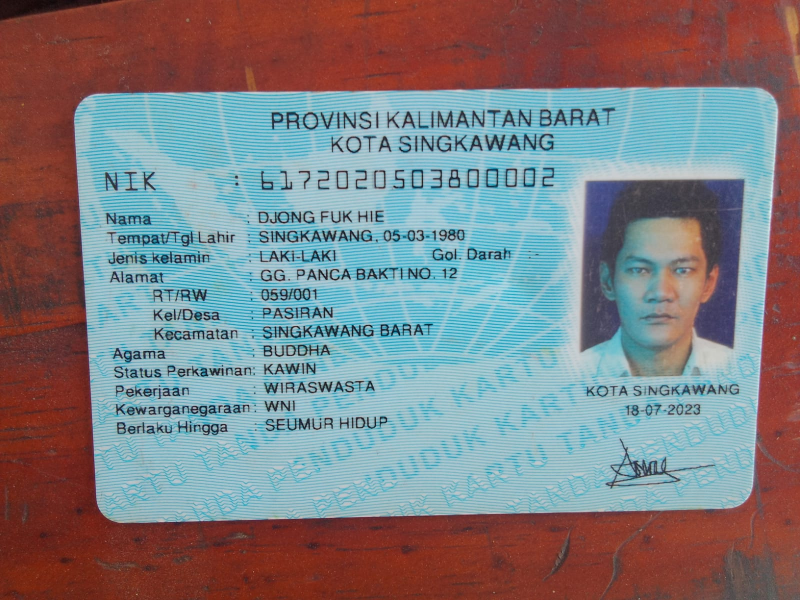
#> input picture input/WhatsApp Image 2026-09-16 at 16.24.58.jpeg, 1600 x 1200 px (shown at 1/2 size); its folder holds only this picture in this run
$ python -i pr99_region_guided.py   (imports and definitions only)
#> lines starting #> are read from the running program, lines starting #| are printed output that depends on the picture; after the words box and inside, x2 and y2 are one past the last pixel; in counts of white or black regions, pixels touching at a corner belong together
#> further down, picture is the input picture: shape (1200, 1600, 3); mean B, G, R 129.5, 125.8, 126.8
#> in discover_boundaries, `h,w=image.shape[:2]`: h = 1200; w = 1600
#> in discover_boundaries, `scale=min(1.,max_longest/max(h,w))`: scale = 0.6
#> in discover_boundaries, `sw,sh=max(2,round(w*scale)),max(2,round(h*scale))`: sw = 960; sh = 720
#> in discover_boundaries, `small=cv2.resize(image,(sw,sh),interpolation=cv2.INTER_AREA) if scale<..`:
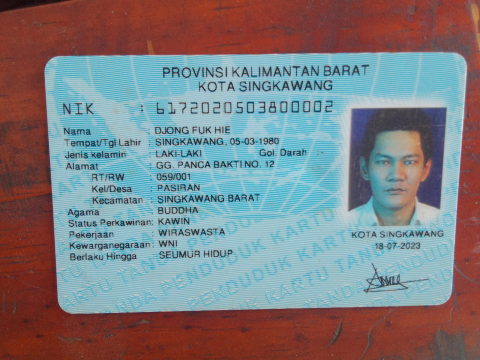
#> small: shape (720, 960, 3) (shown at 1/2 size); mean of channels 0, 1, 2 129.5, 125.8, 126.8; drawn as B, G, R
#> in discover_boundaries, `lab=cv2.GaussianBlur(cv2.cvtColor(small,cv2.COLOR_BGR2LAB),(3,3),0)`:
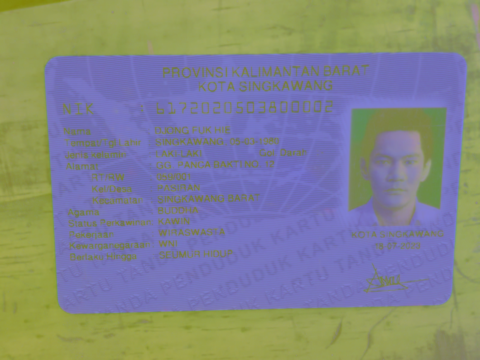
#> lab: shape (720, 960, 3) (shown at 1/2 size); mean of channels 0, 1, 2 137.1, 133.1, 129.7; drawn as B, G, R
### autodocscanner/core/pr93_independent_boundary.py
"""PR9.3 full-image Lab line hypotheses; independent of all parent detectors.

Line segments across different channels and gaps can describe the same side.
Reconstruct possible document boundaries from intersections, then measure
persistent region transitions (PR9.2) on the joined quad. No GT, V2, OCR,
network or file writes. A supported rectangle is not proof of a document.
"""
from __future__ import annotations

import itertools
import math
import cv2
import numpy as np
from autodocscanner.core.pr92_boundary_recovery import inspect_geometry, _measure


def _image_ok(image):
    return (isinstance(image, np.ndarray) and image.dtype == np.uint8 and
            image.ndim == 3 and image.shape[2] == 3 and min(image.shape[:2]) >= 75)


def _angle(u, v):
    return math.acos(float(np.clip(abs(u @ v), 0., 1.)))


def _order(q):
    q = np.asarray(q, dtype=np.float64)
    c = q.mean(axis=0)
    return q[np.argsort(np.arctan2(q[:, 1]-c[1], q[:, 0]-c[0]))]


def _distance(a, b, diag):
    return min(float(np.linalg.norm(a-np.roll(b, k, axis=0), axis=1).mean())
               for k in range(4))/diag


def _line(segments):
    # Weight each segment by its length via sampling, not channel count.
    pts = np.concatenate([np.linspace(a, b, max(2, min(20, int(np.linalg.norm(b-a)/8))))
                          for a, b in segments]).astype(np.float32)
    vx, vy, x, y = cv2.fitLine(pts, cv2.DIST_L2, 0, .01, .01).reshape(-1)
    u = np.array([vx, vy], dtype=float)
    u /= np.linalg.norm(u)
    p = np.array([x, y], dtype=float)
    intervals = sorted(tuple(sorted(((a-p) @ u, (b-p) @ u))) for a, b in segments)
    merged = []
    for lo, hi in intervals:
        if merged and lo <= merged[-1][1]:
            merged[-1][1] = max(merged[-1][1], hi)
        else:
            merged.append([lo, hi])
    return {'p': p, 'u': u, 'intervals': merged,
            'length': sum(b-a for a,b in merged), 'segments': segments}


def _segments(lab):
    h,w = lab.shape[:2]
    minlen = max(12., .09*min(h,w))
    lsd = cv2.createLineSegmentDetector(cv2.LSD_REFINE_STD)
    raw=[]
    for i in range(3):
        channel = np.ascontiguousarray(lab[:,:,i])
        detected = lsd.detect(channel)[0]
        if detected is None:
            continue
        for coords in detected.reshape(-1,4):
            a,b=coords[:2].astype(float),coords[2:].astype(float)
            length=float(np.linalg.norm(b-a))
            if length>=minlen:
                raw.append((length,a,b))
#> this loop made 3 passes
#> pass 1, in _segments, `channel = np.ascontiguousarray(lab[:,:,i])`:
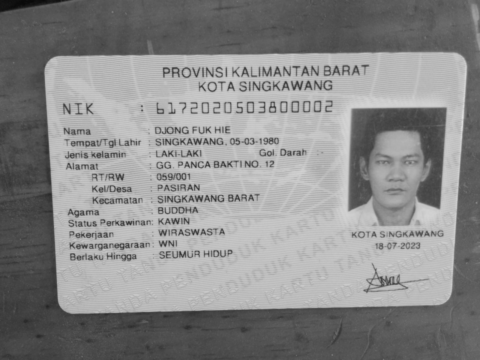
#> channel: shape (720, 960) (shown at 1/2 size); min 8, max 229, mean 137.1
#> pass 2, in _segments, `channel = np.ascontiguousarray(lab[:,:,i])`:
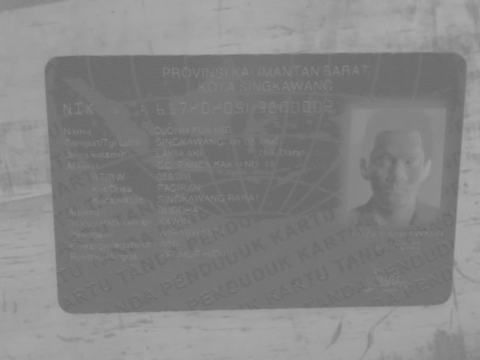
#> channel: shape (720, 960) (shown at 1/2 size); min 102, max 171, mean 133.1
#> after the loop, raw = 34 items
    raw.sort(key=lambda r:-r[0])
    lines=[]
    tolerance=max(1.8,.004*min(h,w))
    for length,a,b in raw[:180]:
        u=(b-a)/length
        matches=[]
        for idx,line in enumerate(lines):
            n=np.array([-line['u'][1],line['u'][0]])
            deviation=max(abs((a-line['p'])@n),abs((b-line['p'])@n))
            if _angle(u,line['u'])<=math.radians(6) and deviation<=tolerance:
                matches.append((deviation,idx))
        if matches:
            _,idx=min(matches)
            if len(lines[idx]['segments'])<24:
                lines[idx]=_line(lines[idx]['segments']+[(a,b)])
        elif len(lines)<60:
            lines.append(_line([(a,b)]))
#> this loop made 34 passes
#> (length, a, b, idx) on passes 3, 5, 7, 8, 11, 13: (408.9, [468.1, 619], [876.9, 609.8], 1), (310.1, [264.4, 110.5], [574.4, 106.9], 0), (273, [115, 593.2], [100, 320.5], 2), (208.2, [907.7, 504.4], [922.2, 296.7], 3), (192.5, [304.4, 109.4], [111.9, 111.6], 0), (187.9, [99.23, 319.5], [87.73, 131.9], 2)
#> after the loop, lines = 10 items
    lines.sort(key=lambda l:-l['length'])
    # Limit combinations while keeping orientation diversity via round robin.
    buckets=[[] for _ in range(12)]
#> buckets = [[], [], [], [], [], [], [], [], [], [], [], []]
    for line in lines:
        angle=math.atan2(line['u'][1],line['u'][0])%math.pi
        buckets[min(11,int(angle/math.pi*12))].append(line)
#> this loop made 10 passes
#> angle on passes 1 to 8: 3.13, 3.12, 1.51, 1.64, 1.6, 1.63, 3.13, 2.98
    result=[]
    while len(result)<32 and any(buckets):
        for bucket in buckets:
            if bucket and len(result)<32:
                result.append(bucket.pop(0))
#> this loop made 6 passes
#> after the loop, bucket = []; result = 10 items
    return result


def _cross(a,b):
    u,v=a['u'],b['u']
    det=float(u[0]*v[1]-u[1]*v[0])
    if abs(det)<.33:
        return None
    delta=b['p']-a['p']
    return a['p']+u*((delta[0]*v[1]-delta[1]*v[0])/det)


def _coverage(line,a,b):
    lo,hi=sorted(((a-line['p'])@line['u'],(b-line['p'])@line['u']))
    return sum(max(0.,min(hi,end)-max(lo,start)) for start,end in line['intervals'])/max(hi-lo,1e-8)


def _line_quads(lab, max_candidates):
    h,w=lab.shape[:2]; diag=float(np.hypot(h,w)); lines=_segments(lab)
#> after `lines = _segments(lab)`: lines = 10 items
    pairs=[]
    for i,j in itertools.combinations(range(len(lines)),2):
        a,b=lines[i],lines[j]
        # Perspective allows opposite sides to converge. Don't assume parallel.
        if _angle(a['u'],b['u'])>math.radians(43):
            continue
        d=b['p']-a['p']
        na=np.array([-a['u'][1],a['u'][0]])
        nb=np.array([-b['u'][1],b['u'][0]])
        if min(abs(d@na),abs(d@nb))<.055*min(h,w):
            continue
        pairs.append((min(a['length'],b['length']),i,j))
#> this loop made 45 passes
#> (i, j) on passes 2, 4, 6, 7, 8, 9, 10, 12: (0, 2), (0, 4), (0, 6), (0, 7), (0, 8), (0, 9), (1, 2), (1, 4)
#> after the loop, pairs = [(407.3, 0, 1), (203.9, 0, 3), (202.9, 0, 5), (203.9, 1, 3), (635.2, 2, 4), (190, 2, 6), (144.7, 2, 7), (68.93, 2, 8), (68.93, 2, 9), (202.9, 3, 5), (190, 4, 6), (144.7, 4, 7), (144.7, 6, 7), (68.93, 6, 8), (68.93, 6, 9), (68.93, 7, 8), (68.93, 7, 9)]
    pairs.sort(reverse=True)
    # Bounded combinatorial search; no score is a probability or identity test.
    candidates=[]
    for (_,i,j),(_,k,l) in itertools.combinations(pairs[:64],2):
        if len({i,j,k,l})!=4:
            continue
        a,b,c,d=[lines[t] for t in (i,j,k,l)]
        corners=[_cross(a,c),_cross(a,d),_cross(b,d),_cross(b,c)]
        if any(p is None for p in corners):
            continue
        q=np.asarray(corners)
        if (not np.isfinite(q).all() or np.any(q<0) or
            np.any(q[:,0]>w-1) or np.any(q[:,1]>h-1)):
            continue
        if not cv2.isContourConvex(q.astype(np.float32)):
            continue
        area=abs(float(cv2.contourArea(q.astype(np.float32))))/(h*w)
        lengths=np.linalg.norm(np.roll(q,-1,axis=0)-q,axis=1)
        if not .015<=area<=.94 or min(lengths)<.055*min(h,w):
            continue
        coverage=[_coverage(line,q[idx],q[(idx+1)%4]) for idx,line in enumerate((a,d,b,c))]
        if min(coverage)<.42 or np.mean(coverage)<.65:
            continue
        candidates.append((min(coverage)+.25*np.mean(coverage),_order(q),coverage))
#> this loop made 136 passes
#> (i, j, k, l) on passes 6, 7, 9, 10, 13, 14, 15, 16: (2, 4, 4, 6), (2, 4, 2, 6), (2, 4, 4, 7), (2, 4, 2, 7), (2, 4, 2, 8), (2, 4, 7, 9), (2, 4, 6, 9), (2, 4, 2, 9)
    candidates.sort(key=lambda r:-r[0])
    # Dedup using all cyclic correspondences, including rotated documents.
    out=[]
    for _,q,cov in candidates:
        if any(_distance(q,old[0],diag)<.009 for old in out):
            continue
        out.append((q,cov))
        if len(out)>=max_candidates:
            break
#> this loop made 3 passes
#> (q, cov) on passes 1 to 3: ([[86.04, 111.6], [935, 103], [901.1, 609.2], [117.1, 627.4]], [0.954, 0.803, 0.81, 0.897]), ([[702.5, 216.4], [927.6, 214], [901.1, 609.2], [689, 614.1]], [0.874, 0.842, 0.512, 0.886]), ([[702.5, 216.4], [892.2, 214.4], [867.2, 610], [689, 614.1]], [0.512, 0.999, 0.512, 1])
    return out,len(lines)


def discover_boundaries(image, *, max_candidates=16, max_longest=960):
    """Full-frame search + original-image physical evidence, manual-only.

    Bounded line support orders exploration only. No preferred candidate.
    Geometric alternatives with weak evidence remain visible for evaluation.
    """
    out={'status':'invalid_image','candidates':[],'line_count':0,
         'auto_select':None,'auto_crop_allowed':False,'requires_manual_confirmation':True,
         'supported_geometry_count':0,'competing_supported_geometry':False}
    if not _image_ok(image):
        return out
    if type(max_candidates) is not int or not 1<=max_candidates<=32 or type(max_longest) is not int or not 160<=max_longest<=1600:
        raise ValueError('invalid search bounds')
    h,w=image.shape[:2]
    scale=min(1.,max_longest/max(h,w))
    sw,sh=max(2,round(w*scale)),max(2,round(h*scale))
    small=cv2.resize(image,(sw,sh),interpolation=cv2.INTER_AREA) if scale<1 else image
    lab=cv2.GaussianBlur(cv2.cvtColor(small,cv2.COLOR_BGR2LAB),(3,3),0)
    raw,out['line_count']=_line_quads(lab,max_candidates)
    if not raw:
        out['status']='no_line_hypothesis';return out
    # Evidence and corner coordinates measured in original image space.
    full_lab=cv2.GaussianBlur(cv2.cvtColor(image,cv2.COLOR_BGR2LAB),(3,3),0)
    # Match OpenCV pixel-center resize convention (separate rounded scales).
    factor=np.array([w/sw,h/sh])
    for q,coverage in raw:
        q=(q+.5)*factor-.5
        geom,p=inspect_geometry(q,image.shape)
        if geom['status'] not in ('in_frame','near_frame'):
            continue
        sides=[s for s,_ in _measure(full_lab,p)]
        centered=all(s['state']=='centered' for s in sides)
        out['candidates'].append({'corners':p.tolist(),'geometry':geom['status'],
             'line_coverage_min':float(min(coverage)), 'side_evidence':sides,
             'four_centered_transitions':centered,
             'boundary_supported':centered and geom['status']=='in_frame',
             'nested_in_supported_region':False})
#> this loop made 3 passes
#> pass 1, in _side, `mid = pixels[:,:,4]-pixels[:,:,1]`:
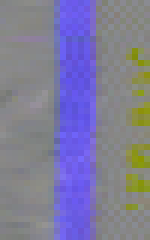
#> mid: shape (40, 25, 3) float64 (shown 6 times larger); mean of channels 0, 1, 2 19.2, -11.5, -8.5; drawn with min black and max white
#> pass 1, in _side, `far = pixels[:,:,5]-pixels[:,:,0]`:
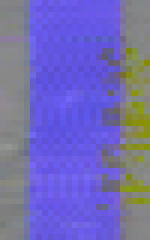
#> far: shape (40, 25, 3) float64 (shown 6 times larger); mean of channels 0, 1, 2 49.9, -28.5, -21; drawn with min black and max white
    # Nesting is ambiguity, not proof the larger or smaller rectangle is KTP.
    for row in out['candidates']:
        q=np.asarray(row['corners'],np.float32); area=abs(cv2.contourArea(q))
        for other in out['candidates']:
            if other is row or not other['boundary_supported']:
                continue
            p=np.asarray(other['corners'],np.float32)
            if abs(cv2.contourArea(p))>1.2*area and all(cv2.pointPolygonTest(p,tuple(map(float,pt)),False)>=0 for pt in q):
                row['nested_in_supported_region']=True;break
    out['supported_geometry_count']=sum(row['boundary_supported'] for row in out['candidates'])
    out['competing_supported_geometry']=out['supported_geometry_count']>1
    out['status']='hypotheses_for_manual_review' if out['candidates'] else 'no_valid_hypothesis'
    return out

### autodocscanner/core/pr92_boundary_recovery.py
"""PR9.2 bounded, annotation-free boundary translation hypotheses.

A persistent Lab transition is evidence of a region boundary, NOT proof of a
physical document. A solid nested rectangle may still satisfy this test.
No candidate selection, crop, file writes, or V2 dependency. Experimental.
"""
from __future__ import annotations

import cv2
import numpy as np
from autodocscanner.core.quad_validation import validate_quad


def inspect_geometry(corners, shape):
    """Expose invalid vs out-of-frame causes without clipping coordinates."""
    try:
        p = np.asarray(corners, dtype=np.float64)
    except (TypeError, ValueError, OverflowError):
        p = np.empty((0, 2))
    if p.shape != (4, 2) or not np.isfinite(p).all():
        return {'status': 'invalid_points', 'reasons': ['invalid_points'],
                'outside_vertex_count': None, 'outside_excess_fraction': None}, None
    h, w = shape[:2]
    excess = np.maximum.reduce([np.zeros(4), -p[:, 0], -p[:, 1],
                                p[:, 0]-(w-1), p[:, 1]-(h-1)])
    # Reject huge coordinates before float32/OpenCV conversion.
    if np.abs(p).max() > max(h, w)*4:
        return {'status': 'invalid_geometry', 'reasons': ['outside_image'],
                'outside_vertex_count': int(np.count_nonzero(excess)),
                'outside_excess_fraction': float(excess.max()/np.hypot(h,w))}, None
    valid, reasons, metrics = validate_quad(p, shape)
    outside = int(np.count_nonzero(excess))
    status = ('invalid_geometry' if not valid else 'off_photo' if outside else
              'near_frame' if metrics.get('near_frame_vertex_count') else 'in_frame')
    if outside and 'outside_image' not in reasons:
        reasons = list(reasons) + ['outside_image_pixels']
    center = p.mean(axis=0)
    p = p[np.argsort(np.arctan2(p[:,1]-center[1], p[:,0]-center[0]))]
    return {'status': status, 'reasons': reasons,
            'outside_vertex_count': outside,
            'outside_excess_fraction': float(excess.max()/np.hypot(h,w))}, p if valid else None


def _side(lab, a, b, center, radius, band):
    tangent = (b-a)/np.linalg.norm(b-a)
    normal = np.array([-tangent[1], tangent[0]])
    if normal @ (center-(a+b)/2) < 0:
        normal = -normal
    offsets = np.linspace(-radius, radius, 25)
    positions = a + np.linspace(.15,.85,40)[:,None]*(b-a)
    # A near transition must persist across two wider scales. Thin printed
    # strokes often have opposing transitions and matching far neighborhoods.
    near = max(.8, .32*band)
    distances = np.array([-2.5*band,-band,-near,near,band,2.5*band])
    xy = positions[:,None,None,:]+(offsets[None,:,None,None]+distances[None,None,:,None])*normal
    h,w = lab.shape[:2]
    valid = ((xy[...,0]>=1)&(xy[...,0]<=w-2)&(xy[...,1]>=1)&(xy[...,1]<=h-2)).all(axis=2)
    pixels = cv2.remap(lab, xy[...,0].reshape(40,-1).astype(np.float32),
                       xy[...,1].reshape(40,-1).astype(np.float32), cv2.INTER_LINEAR).reshape(40,25,6,3).astype(float)
    close = pixels[:,:,3]-pixels[:,:,2]
    mid = pixels[:,:,4]-pixels[:,:,1]
    far = pixels[:,:,5]-pixels[:,:,0]
    nc,nm,nf = (np.linalg.norm(v,axis=2) for v in (close,mid,far))
    coherent = ((close*mid).sum(axis=2)>=.6*nc*nm)&((mid*far).sum(axis=2)>=.6*nm*nf)
    # Noise floor in OpenCV Lab units; provisional, not calibrated.
    support = valid & coherent & (nc>=5) & (nm>=10) & (nf>=10) & (nf>=.55*nm)
    # Continuity in at least three of four longitudinal bands, not just
    # one strong isolated edge fragment.
    coverage = support.mean(axis=0)
    bands = (support.reshape(4,10,25).mean(axis=1)>=.6).sum(axis=0)
    strengths = np.where(support, np.minimum(nc,np.minimum(nm,nf)),0.)
    scores = strengths.mean(axis=0)
    eligible = (coverage>=.70)&(bands>=3)
    scores[~eligible] = 0
    peak = float(scores.max())
    if peak<=0:
        return {'state':'insufficient_persistent_transition','offset_px':None,
                'coverage':float(coverage.max()), 'center_coverage':float(coverage[12]),
                'supported_bands':int(bands.max())}, normal
    strong = np.flatnonzero(scores>=.85*peak)
    groups = np.split(strong,np.where(np.diff(strong)>1)[0]+1)
    if len(groups)!=1 or offsets[strong[-1]]-offsets[strong[0]]>max(3.,.50*radius):
        return {'state':'ambiguous_transition','offset_px':None,
                'coverage':float(coverage.max()), 'center_coverage':float(coverage[12]),
                'supported_bands':int(bands.max())}, normal
    best = int(strong[np.argmax(scores[strong])])
    # Weighted center of a single narrow peak avoids arbitrary argmax tie.
    delta = float(np.average(offsets[strong],weights=scores[strong]))
    state = 'centered' if abs(delta)<=max(1.2,.14*radius) else 'displaced'
    if abs(delta)>=.92*radius:
        state = 'search_limit'
    return {'state':state,'offset_px':delta,'coverage':float(coverage[best]),
            'center_coverage':float(coverage[12]),'supported_bands':int(bands[best])}, normal


def _measure(lab,p):
    h,w=lab.shape[:2]
    shortest=float(np.linalg.norm(np.roll(p,-1,axis=0)-p,axis=1).min())
    radius=max(3.,min(.035*min(h,w),.12*shortest))
    band=max(1.5,min(.009*min(h,w),.035*shortest))
    return [_side(lab,p[i],p[(i+1)%4],p.mean(axis=0),radius,band) for i in range(4)]


def _intersect(a,u,b,v):
    matrix=np.column_stack((u,-v))
    if abs(np.linalg.det(matrix))<.08*np.linalg.norm(u)*np.linalg.norm(v):
        return None
    return a+u*np.linalg.solve(matrix,b-a)[0]


# [45 lines left out: function recover_boundary, not called in this run]

### autodocscanner/core/pr94_region_boundary.py
"""Experimental region-aware proposals and advisory document structure evidence.

Region and chroma searches are independent of baseline and line hypotheses.
Structure is not KTP identity: books, other cards and packaging can match.
No OCR, ML, ground truth, V2, selection, output crop or file writes.
"""
from __future__ import annotations
import cv2
import numpy as np
from autodocscanner.core.pr93_independent_boundary import discover_boundaries, _image_ok, _order, _distance
from autodocscanner.core.pr92_boundary_recovery import inspect_geometry, _measure

FAMILIES = ('independent_lines', 'outer_region', 'chroma')


def _region_proposals(image, limit=12):
    """Bounded global Lab component and chroma contour hypotheses.

    Develop the earlier V3 region/chroma concepts with separate provenance,
    polarity diversity, size-band budgets and correct resize coordinates.
    """
#> called with limit = 12
    h,w=image.shape[:2]
    scale=min(1.,800/max(h,w)); sw,sh=round(w*scale),round(h*scale)
    small=cv2.resize(image,(sw,sh),interpolation=cv2.INTER_AREA) if scale<1 else image
#> small: shape (600, 800, 3)
    lab=cv2.GaussianBlur(cv2.cvtColor(small,cv2.COLOR_BGR2LAB),(5,5),0)
#> lab: shape (600, 800, 3)
    m=min(sh,sw); diag=np.hypot(h,w)
    kernel=cv2.getStructuringElement(cv2.MORPH_ELLIPSE,(max(3,round(.012*m)|1),)*2)
    buckets={f:[[],[],[]] for f in FAMILIES[1:]}
    def collect(mask,family,mode):
        mask=cv2.morphologyEx(mask,cv2.MORPH_CLOSE,kernel)
        contours,_=cv2.findContours(mask,mode,cv2.CHAIN_APPROX_SIMPLE)
        for c in sorted(contours,key=cv2.contourArea,reverse=True)[:24]:
            area=abs(cv2.contourArea(c)); fraction=area/(sh*sw)
            if not .015<=fraction<=.94: continue
            hull=cv2.convexHull(c); perimeter=cv2.arcLength(hull,True)
            for eps in (.012,.025,.04):
                p=cv2.approxPolyDP(hull,eps*perimeter,True)
                if len(p)!=4: continue
                q=_order(p.reshape(4,2)); qa=abs(cv2.contourArea(q.astype(np.float32)))
                if qa<=0 or area/qa<.65: continue
                q=(q+.5)*np.array([w/sw,h/sh])-.5
                geom,q=inspect_geometry(q,image.shape)
                if geom['status'] not in ('in_frame','near_frame'): continue
                band=0 if fraction<.08 else 1 if fraction<.32 else 2
                buckets[family][band].append((min(1.,area/qa),q));break
    for k in range(3):
        channel=np.ascontiguousarray(lab[:,:,k])
        if np.std(channel)<2.: continue
        t,_=cv2.threshold(channel,0,255,cv2.THRESH_BINARY|cv2.THRESH_OTSU)
        for threshold in sorted(set([int(t),int(np.percentile(channel,35)),int(np.percentile(channel,65))])):
            for mode in (cv2.CMP_GT,cv2.CMP_LE):
                collect(cv2.compare(channel,threshold,mode),'outer_region',cv2.RETR_EXTERNAL)
        if k:
            collect(cv2.Canny(channel,20,65),'chroma',cv2.RETR_LIST)
#> this loop made 3 passes
#> pass 1, in collect, `mask=cv2.morphologyEx(mask,cv2.MORPH_CLOSE,kernel)`:
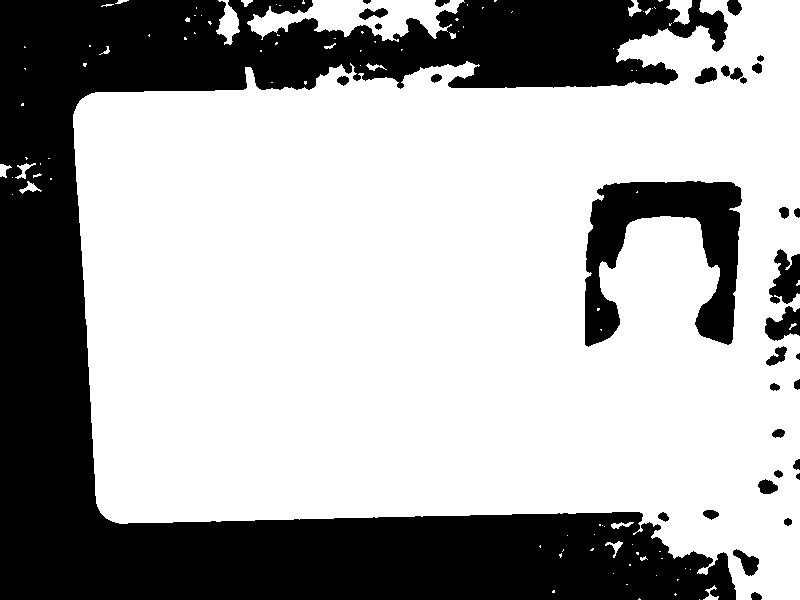
#> mask: shape (600, 800); 66.6% white; 32 black regions, largest, box (x1, y1, x2, y2) and area: (0, 0, 736, 600) 143653, (585, 181, 742, 347) 12251, (769, 249, 800, 304) 1107
    out={}
    for f,bands in buckets.items():
        for b in bands: b.sort(key=lambda x:-x[0])
        out[f]=[]
        while len(out[f])<limit and any(bands):
            for b in bands:
                while b and len(out[f])<limit:
                    _,q=b.pop(0)
                    if all(_distance(q,old,diag)>=.008 for old in out[f]):
                        out[f].append(q);break
#> (the rest of the program and of its run is left out)
